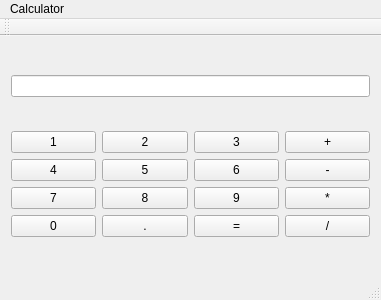
<?xml version="1.0" encoding="UTF-8"?>
<ui version="4.0">
 <class>Calculator</class>
 <widget class="QMainWindow" name="Calculator">
  <property name="geometry">
   <rect>
    <x>0</x>
    <y>0</y>
    <width>381</width>
    <height>300</height>
   </rect>
  </property>
  <property name="windowTitle">
   <string>Calculator</string>
  </property>
  <widget class="QWidget" name="centralWidget">
   <layout class="QGridLayout" name="gridLayout_2">
    <item row="0" column="0">
     <widget class="QLineEdit" name="lineEdit"/>
    </item>
    <item row="1" column="0">
     <layout class="QGridLayout" name="gridLayout">
      <property name="leftMargin">
       <number>0</number>
      </property>
      <item row="3" column="2">
       <widget class="QPushButton" name="equal">
        <property name="text">
         <string>=</string>
        </property>
       </widget>
      </item>
      <item row="3" column="4">
       <widget class="QPushButton" name="divide">
        <property name="text">
         <string>/</string>
        </property>
       </widget>
      </item>
      <item row="1" column="1">
       <widget class="QPushButton" name="five">
        <property name="text">
         <string>5</string>
        </property>
       </widget>
      </item>
      <item row="3" column="0">
       <widget class="QPushButton" name="zero">
        <property name="text">
         <string>0</string>
        </property>
       </widget>
      </item>
      <item row="3" column="1">
       <widget class="QPushButton" name="dot">
        <property name="text">
         <string>.</string>
        </property>
       </widget>
      </item>
      <item row="1" column="4">
       <widget class="QPushButton" name="minus">
        <property name="text">
         <string>-</string>
        </property>
       </widget>
      </item>
      <item row="0" column="2">
       <widget class="QPushButton" name="three">
        <property name="text">
         <string>3</string>
        </property>
       </widget>
      </item>
      <item row="2" column="4">
       <widget class="QPushButton" name="mult">
        <property name="text">
         <string>*</string>
        </property>
       </widget>
      </item>
      <item row="1" column="2">
       <widget class="QPushButton" name="six">
        <property name="text">
         <string>6</string>
        </property>
       </widget>
      </item>
      <item row="2" column="2">
       <widget class="QPushButton" name="nine">
        <property name="text">
         <string>9</string>
        </property>
       </widget>
      </item>
      <item row="2" column="0">
       <widget class="QPushButton" name="seven">
        <property name="text">
         <string>7</string>
        </property>
       </widget>
      </item>
      <item row="0" column="4">
       <widget class="QPushButton" name="plus">
        <property name="text">
         <string>+</string>
        </property>
       </widget>
      </item>
      <item row="1" column="0">
       <widget class="QPushButton" name="four">
        <property name="text">
         <string>4</string>
        </property>
       </widget>
      </item>
      <item row="2" column="1">
       <widget class="QPushButton" name="eight">
        <property name="text">
         <string>8</string>
        </property>
       </widget>
      </item>
      <item row="0" column="1">
       <widget class="QPushButton" name="two">
        <property name="text">
         <string>2</string>
        </property>
       </widget>
      </item>
      <item row="0" column="0">
       <widget class="QPushButton" name="one">
        <property name="text">
         <string>1</string>
        </property>
       </widget>
      </item>
     </layout>
    </item>
   </layout>
  </widget>
  <widget class="QMenuBar" name="menuBar">
   <property name="geometry">
    <rect>
     <x>0</x>
     <y>0</y>
     <width>381</width>
     <height>21</height>
    </rect>
   </property>
   <widget class="QMenu" name="menuCalculator">
    <property name="title">
     <string>Calculator</string>
    </property>
   </widget>
   <addaction name="menuCalculator"/>
  </widget>
  <widget class="QToolBar" name="mainToolBar">
   <attribute name="toolBarArea">
    <enum>TopToolBarArea</enum>
   </attribute>
   <attribute name="toolBarBreak">
    <bool>false</bool>
   </attribute>
  </widget>
  <widget class="QStatusBar" name="statusBar"/>
 </widget>
 <layoutdefault spacing="6" margin="11"/>
 <resources/>
 <connections/>
</ui>
